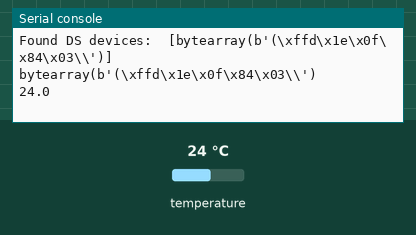
Recording of a program running on a simulated MicroPython board. Shown: the last lines printed to the serial console. The inputs (shaded band) are chosen by the test bench; at power-on: temperature 24 °C.

Above: at 1.2 s.
1.3 s: temperature set to 12 °C
At 6.9 s:
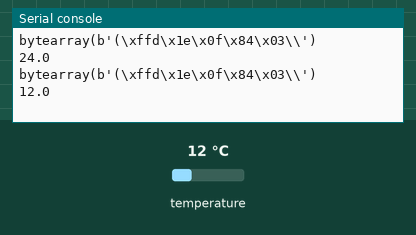
7.7 s: temperature set to 19 °C
At 13.4 s:
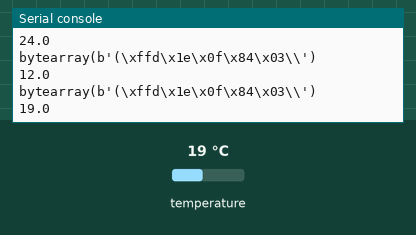
Timing chart, 0 to 14.9 s (numbered marks = the images above; inputs shaded):
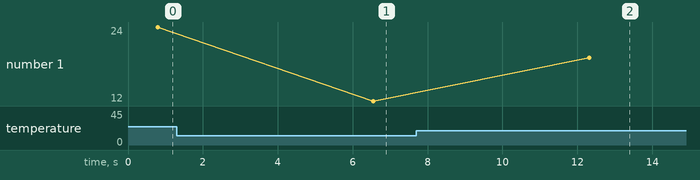

The program:

sensor.temperatura.funciona.py
```python
# Escribe tu código aquí :-)
# Complete project details at https://RandomNerdTutorials.com

import machine, onewire, ds18x20, time

ds_pin = machine.Pin(19)
ds_sensor = ds18x20.DS18X20(onewire.OneWire(ds_pin))

roms = ds_sensor.scan()
print('Found DS devices: ', roms)

while True:
  ds_sensor.convert_temp()
  time.sleep_ms(750)
  for rom in roms:
    print(rom)
    print(ds_sensor.read_temp(rom))
  time.sleep(5)
```

Measured:
- after the input at 1.3 s, the serial console: prints a new line after 5.3 s (image 1)
- after the input at 7.7 s, the serial console: prints a new line after 4.6 s (image 2)
- plotted number 1: 24 → 12 after the input at 1.3 s, 12 → 19 after the input at 7.7 s
